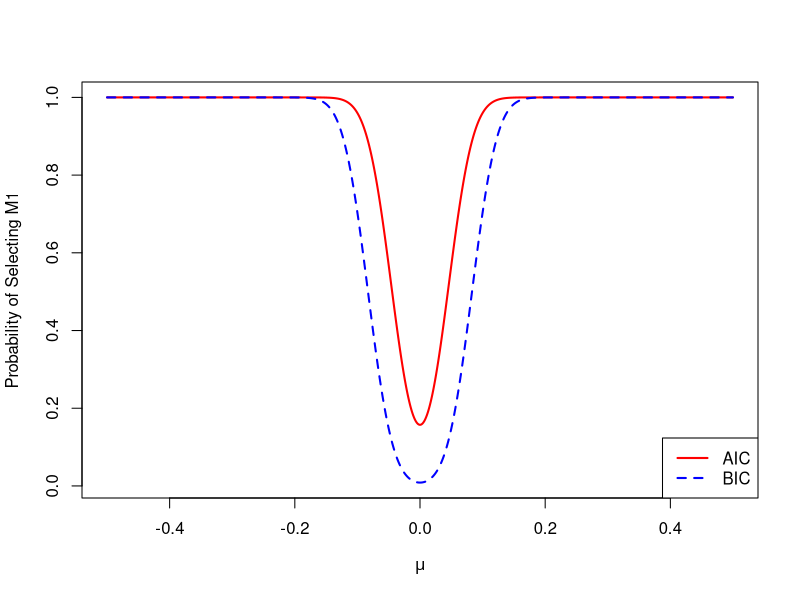

The R script that drew this image:
#This script replicates Figures 4.1 and 4.2 of Claeskens & Hjort (2008) - Model Selection and Model Averaging

#Figure 4.1 gives the probability of selecting Model 1 for the AIC and BIC when n = 1000
mu <- seq(from = -0.5, to = 0.5, by = 0.001)

n <-  1000

pAIC <- pnorm(-sqrt(2) - sqrt(n) * mu) + (1 - pnorm(sqrt(2) - sqrt(n) * mu))  

pBIC <- pnorm(-sqrt(log(n)) - sqrt(n) * mu) + (1 - pnorm(sqrt(log(n)) - sqrt(n) * mu)) 

y.max <- max(max(pBIC), max(pAIC))
y.min <- min(min(pBIC), min(pAIC))
plot(mu, pAIC, ylim = c(y.min, y.max), xlab = expression(mu), ylab = 'Probability of Selecting M1', type = 'l', col = 'red', lwd = 2)
points(mu, pBIC, type = 'l', col = 'blue', lty = 2, lwd = 2)
legend('bottomright', legend = c('AIC', 'BIC'), lty = c(1,2), col = c('red', 'blue'), lwd = c(2,2))